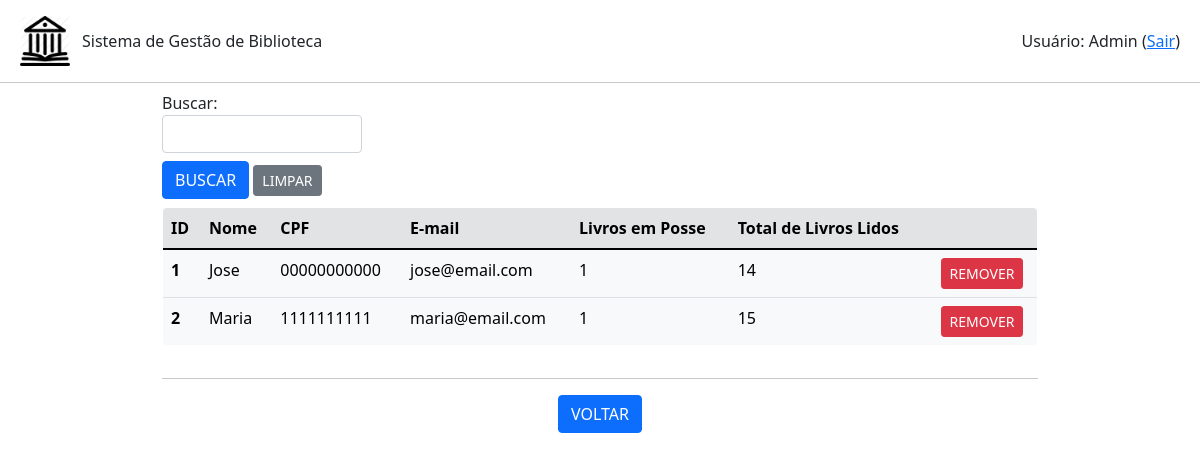
Page /ficha/listar (signed in) on the earlier database version.
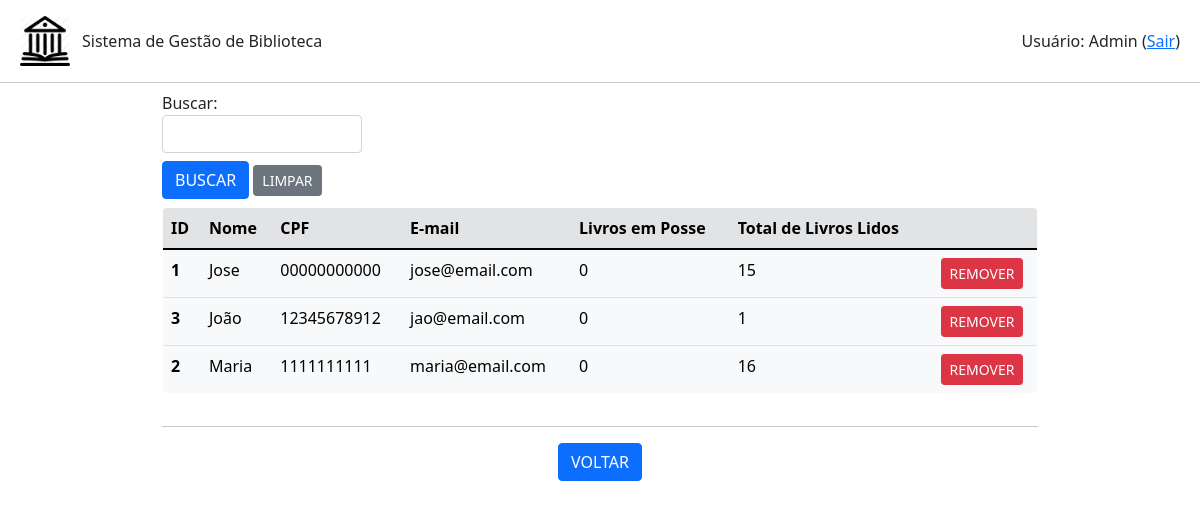
Same page on the later database version.
### ficha.py (models this page shows)
class Ficha(db.Model):
    id = db.Column(db.Integer, primary_key=True)
    nome = db.Column(db.String(200), unique=False, nullable=False)
    cpf = db.Column(db.String(20), unique=True, nullable=False)
    email = db.Column(db.String(120), unique=True, nullable=False)
    ativo = db.Column(db.Boolean(), default=False)
    qtdLivros = db.Column(db.Integer, unique=False, nullable=False)
    totalLivros = db.Column(db.Integer, unique=False, nullable=False)
    emprestimo = db.relationship('Emprestimo', backref='ficha', lazy=True)

### app.py (the view, shortened to what this page needs)
@app.route('/ficha/listar', methods=['POST','GET'])
def listar_fichas():
    if session.get('autenticado',False)==False:
        flash(u'Login necessário!', category='warning')
        return(redirect(url_for('login')))
    form = BuscaForm()
    fichas = Ficha.query.order_by(Ficha.nome).all()
    return(render_template('fichas.html', fichas=fichas, form=form, action=url_for('listar_fichas')))

### formBusca.py
class BuscaForm(FlaskForm):
    campo = StringField('Buscar: ', validators=[DataRequired()])
    enviar = SubmitField('BUSCAR')

### templates/fichas.html (shortened to what this page needs)
{% extends "base.html" %}
{% block conteudo %}
<div class="container-fluid mx-auto" style="width: 75%;">
    {% from 'bootstrap/form.html' import render_field %}
    <form method="post">
        <div class="mt-2" style="width: 200px;">
            {{ render_field(form.campo) }}
        </div>
        <div class="mt-2 mb-2">
            {{ render_field(form.enviar, button_style="primary", button_size="sm") }}
            <a class="btn btn-secondary btn-sm" href="{{url_for('listar_fichas')}}" role="button">LIMPAR</a>
        </div>
    </form>
    <div style="max-height: 400px; overflow-y: auto;">
        <table class=" table table-light border rounded-3" style="overflow: hidden;">
            <thead>
            <tr class="table-secondary">
                <th scope="col">ID</th>
                <th scope="col">Nome</th>
                <th scope="col">CPF</th>
                <th scope="col">E-mail</th>
                <th scope="col">Livros em Posse</th>
                <th scope="col">Total de Livros Lidos</th>
                <th scope="col"></th>
            </tr>
            </thead>
            <tbody>
                {% for ficha in fichas %}
                    <tr>
                        <th scope="row">{{ficha.id}}</th>
                        <td>{{ficha.nome}}</td>
                        <td>{{ficha.cpf}}</td>
                        <td>{{ficha.email}}</td>
                        <td>{{ficha.qtdLivros}}</td>
                        <td>{{ficha.totalLivros}}</td>
                        <td class="text-center"><a class="btn btn-danger btn-sm" href="{{url_for('remover_ficha', id_ficha=ficha.id)}}" role="button">REMOVER</a></td>
                    </tr>
                {% endfor %}
            </tbody>
        </table>
    </div>
    <hr>
    <div class="row text-center">
        <div class="col mr-1">
            <a class="btn btn-primary" href="{{url_for('root')}}" role="button">VOLTAR</a>
        </div>
    </div>
</div>
{% endblock %}

### templates/base.html (shortened to what this page needs)
<!DOCTYPE html>
<html>
    <head>
      <link href="https://cdn.jsdelivr.net/npm/bootstrap@5.1.3/dist/css/bootstrap.min.css" rel="stylesheet">
    </head>
  <body>
    <div class="row mx-0 mb-3 mt-3">
      <div class="col-md-auto ms-2 my-auto" style="width: 62px;">
          <img src="{{url_for('static', filename='Biblioteca_icon.png')}}" style="width: 50px; height: 50px;">
      </div>
      <div class="col my-auto" style="height: 100%;">
        Sistema de Gestão de Biblioteca
      </div>
      <div class="col text-end me-2 my-auto" style="height: 100%;">
        {% if session.get('autenticado',False)==False %}
          <a class="btn btn-primary" href="{{url_for('login')}}" role="button">Entrar</a>
        {% else %}
          Usuário: {{session.get('nome')}}
          (<a href="{{url_for('logout')}}">Sair</a>)
        {% endif %}
      </div>
    </div>
    <hr class="my-0">
    {% block conteudo %}
    {% endblock %}
  </body>
</html>

Differences in the rows shown:
changed Ficha "Jose": qtdLivros "1" → "0"; totalLivros "14" → "15"
added Ficha: id "3", nome "João", cpf "12345678912", email "jao@email.com", qtdLivros "0", totalLivros "1"
changed Ficha "Maria": qtdLivros "1" → "0"; totalLivros "15" → "16"
